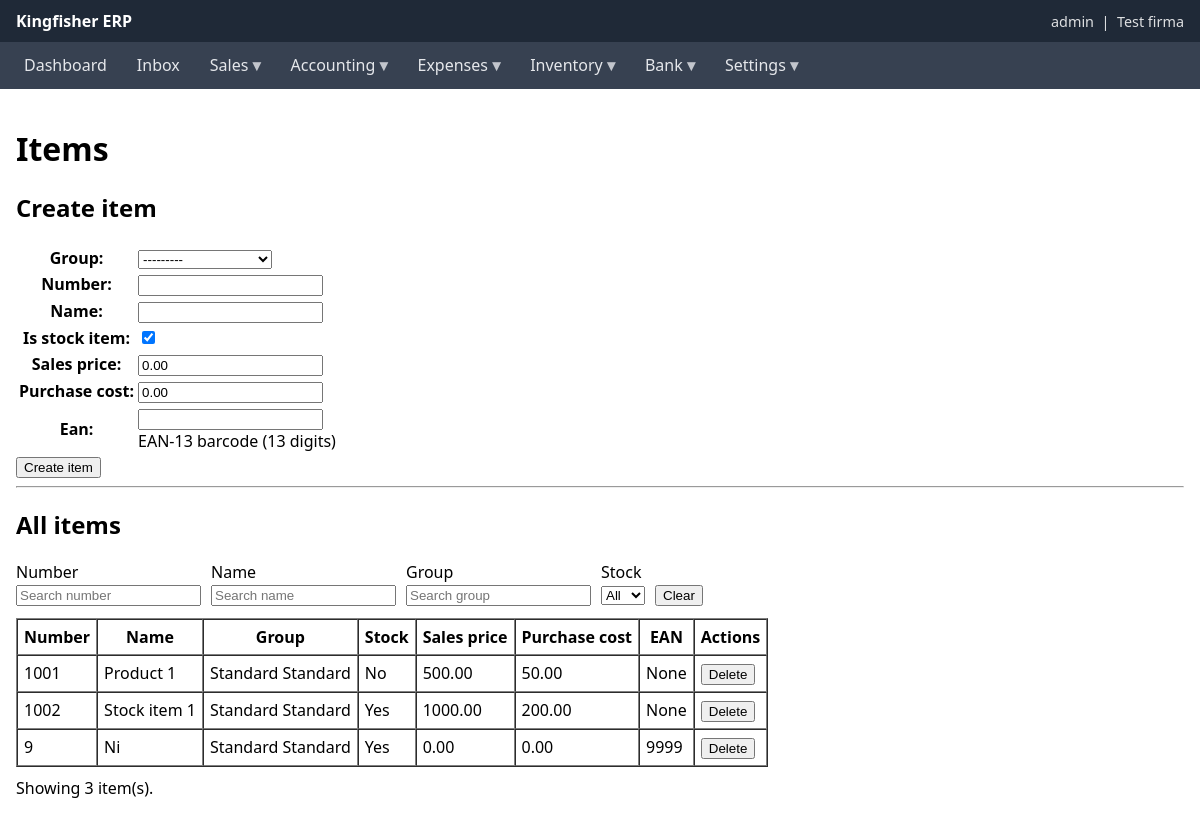
The app's page /items/ (signed in) with its own data.
### core/models/entity.py (models this page shows, shortened)
class UserProfile(models.Model):
    user = models.OneToOneField(settings.AUTH_USER_MODEL, on_delete=models.CASCADE, related_name="profile")
    entity = models.ForeignKey("core.Entity", on_delete=models.CASCADE, related_name="users")
    image_url = models.URLField(max_length=512, blank=True)
    address = models.TextField(blank=True)
    is_entity_admin = models.BooleanField(default=False)

class Entity(models.Model):
    name = models.CharField(max_length=255)
    country = models.ForeignKey("core.IsoCountryCodes", on_delete=models.PROTECT)
    base_currency = models.ForeignKey("core.IsoCurrencyCodes", on_delete=models.PROTECT)
    default_series_journal = models.ForeignKey("core.NumberSeries", null=True, blank=True, on_delete=models.PROTECT, related_name="+")
    series_sales_offer = models.ForeignKey("core.NumberSeries", null=True, blank=True, on_delete=models.PROTECT, related_name="+")
    series_sales_order = models.ForeignKey("core.NumberSeries", null=True, blank=True, on_delete=models.PROTECT, related_name="+")
    series_sales_invoice = models.ForeignKey("core.NumberSeries", null=True, blank=True, on_delete=models.PROTECT, related_name="+")
    series_purchase_order = models.ForeignKey("core.NumberSeries", null=True, blank=True, on_delete=models.PROTECT, related_name="+")
    series_purchase_invoice = models.ForeignKey("core.NumberSeries", null=True, blank=True, on_delete=models.PROTECT, related_name="+")
    default_ap_account = models.ForeignKey("core.Account", null=True, blank=True, on_delete=models.PROTECT, related_name="+")
    default_ar_account = models.ForeignKey("core.Account", null=True, blank=True, on_delete=models.PROTECT, related_name="+")
    fx_gain_account = models.ForeignKey("core.Account", null=True, blank=True, on_delete=models.PROTECT, related_name="+")
    fx_loss_account = models.ForeignKey("core.Account", null=True, blank=True, on_delete=models.PROTECT, related_name="+")
    is_active = models.BooleanField(default=True)
    class Meta:
        ordering = ["name"]
    def __str__(self):
        return self.name

### core/models/menu.py (models this page shows, shortened)
class Menu(models.Model):
    menu = models.CharField(max_length=255)
    parent = models.ForeignKey(
        "self",
        null=True,
        blank=True,
        related_name="children",
        on_delete=models.CASCADE,
    )
    sort_order = models.PositiveIntegerField(default=0)
    url = models.CharField(max_length=500, blank=True)
    active = models.BooleanField(default=True)
    created_at = models.DateTimeField(auto_now_add=True)
    class Meta:
        ordering = ["parent_id", "sort_order", "menu"]

### masterdata/models/item.py (models this page shows, shortened)
class ItemGroup(models.Model):
    entity = models.ForeignKey("core.Entity", on_delete=models.CASCADE, related_name="item_groups")
    code = models.CharField(max_length=50)
    name = models.CharField(max_length=255)
    isDefault = models.BooleanField(default=False)
    default_sales_vat_code = models.ForeignKey("core.VatCode", null=True, blank=True, on_delete=models.PROTECT, related_name="+")
    default_purchase_vat_code = models.ForeignKey("core.VatCode", null=True, blank=True, on_delete=models.PROTECT, related_name="+")
    sales_account = models.ForeignKey("core.Account", null=True, blank=True, on_delete=models.PROTECT, related_name="+")
    expense_account = models.ForeignKey("core.Account", null=True, blank=True, on_delete=models.PROTECT, related_name="+")
    inventory_account = models.ForeignKey("core.Account", null=True, blank=True, on_delete=models.PROTECT, related_name="+")
    cogs_account = models.ForeignKey("core.Account", null=True, blank=True, on_delete=models.PROTECT, related_name="+")
    class Meta:
        unique_together = ("entity", "code")
        ordering = ["code"]
    def __str__(self):
        return f"{self.code} {self.name}"

class Item(models.Model):
    entity = models.ForeignKey("core.Entity", on_delete=models.CASCADE, related_name="items")
    group = models.ForeignKey(ItemGroup, on_delete=models.PROTECT, related_name="items")
    number = models.CharField(max_length=50)
    name = models.CharField(max_length=255)
    is_stock_item = models.BooleanField(default=True)
    sales_price = models.DecimalField(max_digits=14, decimal_places=2, default=Decimal("0.00"))
    purchase_cost = models.DecimalField(max_digits=14, decimal_places=2, default=Decimal("0.00"))
    ean = models.CharField(
            max_length=13,
            blank=True,
            null=True,
            db_index=True,
            unique=True,  # remove if you don't want uniqueness enforced
            help_text="EAN-13 barcode (13 digits)",
        )
    class Meta:
        unique_together = ("entity", "number")
        ordering = ["number"]

### masterdata/views/items.py (the view)
# urls.py: path("items/", item_list, name="item-list"),
@login_required
def item_list(request):
    entity = request.user.profile.entity
    if request.method == "POST":
        form = ItemForm(request.POST, entity=entity)
        if form.is_valid():
            item = form.save(commit=False, entity=entity)
            item.entity = entity
            item.save()
            messages.success(request, f"Item created: {item.number}")
            return redirect("masterdata:item-list")
    else:
        form = ItemForm(entity=entity)
    items = (
        Item.objects
        .filter(entity=entity)
        .select_related("group")
        .order_by("number")
    )
    return render(request, "masterdata/item_list.html", {"items": items, "form": form, **base_context(request),})

### masterdata/forms/itemForm.py (shortened to what this page needs)
class ItemForm(forms.ModelForm):
    class Meta:
        model = Item
        fields = [
            "group",
            "number",
            "name",
            "is_stock_item",
            "sales_price",
            "purchase_cost",
            "ean",
        ]
    def __init__(self, *args, entity=None, **kwargs):
        super().__init__(*args, **kwargs)
        self._entity = entity
        if entity:
            self.fields["group"].queryset = ItemGroup.objects.filter(entity=entity)
        self.fields["group"].required = False

### core/context_processors.py (called while the page is built)
def base_context_processor(request):
    return base_context(request)

### core/models/base_context.py (called while the page is built)
def base_context(request):
    if not request.user.is_authenticated:
        return {}
    return {
        "menus": Menu.objects.filter(
            active=True,
            parent__isnull=True,
        ).prefetch_related("children")
    }

### masterdata/templates/masterdata/item_list.html (shortened to what this page needs)
{% extends "base.html" %}
{% load static %}
{% block content %}
<h1>Items</h1>
<h2>Create item</h2>
<form method="post" novalidate>
  <table>
    {{ form.as_table }}
  </table>
  <button type="submit">Create item</button>
</form>
<hr>
<h2>All items</h2>
<div style="margin: 12px 0; display: flex; gap: 10px; flex-wrap: wrap;">
  <div>
    <label for="fNumber">Number</label><br>
    <input id="fNumber" type="text" placeholder="Search number">
  </div>
  <div>
    <label for="fName">Name</label><br>
    <input id="fName" type="text" placeholder="Search name">
  </div>
  <div>
    <label for="fGroup">Group</label><br>
    <input id="fGroup" type="text" placeholder="Search group">
  </div>
  <div>
    <label for="fStock">Stock</label><br>
    <select id="fStock">
      <option value="">All</option>
    </select>
  </div>
  <div style="align-self: end;">
    <button type="button" id="clearFilters">Clear</button>
  </div>
</div>
<table id="itemsTable" border="1" cellpadding="6" cellspacing="0">
  <thead>
    <tr>
      <th>Number</th>
      <th>Name</th>
      <th>Group</th>
      <th>Stock</th>
      <th>Sales price</th>
      <th>Purchase cost</th>
      <th>EAN</th>
      <th>Actions</th>
    </tr>
  </thead>
  <tbody>
    {% for item in items %}
      <tr>
        <td class="col-number">{{ item.number }}</td>
        <td class="col-name">{{ item.name }}</td>
        <td class="col-group">{{ item.group }}</td>
        <td class="col-stock">{{ item.is_stock_item|yesno:"Yes,No" }}</td>
        <td>{{ item.sales_price }}</td>
        <td>{{ item.purchase_cost }}</td>
        <td>{{ item.ean }}</td>
        <td>
          <form
            method="post"
            action="{% url 'masterdata:item-delete' item.pk %}"
            style="display:inline"
            onsubmit="return confirm('Delete item {{ item.number }}?');"
          >
            <button type="submit">Delete</button>
          </form>
        </td>
      </tr>
    {% empty %}
      <tr>
        <td colspan="9">No items yet.</td>
      </tr>
    {% endfor %}
  </tbody>
</table>
<p id="itemsCount" style="margin-top: 10px;"></p>
{% endblock %}

### templates/base.html (shortened to what this page needs)
<!DOCTYPE html>
<html lang="en">
<head>
</head>
<body>
<header>
    <strong>Kingfisher ERP</strong>
    {% if user.is_authenticated %}
        <span class="user-info">
            {{ user.username }}
            {% if user.profile.entity %}
                &nbsp;|&nbsp; {{ user.profile.entity }}
            {% endif %}
        </span>
    {% endif %}
</header>
{% if user.is_authenticated %}
<nav class="topnav">
  <ul class="topnav__list">
    {% for menu in menus %}
      <li class="topnav__item {% if menu.children.exists %}has-children{% endif %}">
        {% if menu.url %}
          <a class="topnav__link" href="{{ menu.url }}">{{ menu.menu }}</a>
        {% else %}
          <span class="topnav__link">{{ menu.menu }}</span>
        {% endif %}
      </li>
    {% endfor %}
  </ul>
</nav>
{% endif %}
<main>
    {% block content %}{% endblock %}
</main>
</body>
</html>

### templates/base.html (style rules this page uses)
body { margin: 0; font-family: system-ui, -apple-system, BlinkMacSystemFont, "Segoe UI", sans-serif; }
header { background: #1f2937; color: white; padding: 10px 16px; display: flex; align-items: center; justify-content: space-between; }
nav { background: #374151; padding: 8px 16px; }
nav > ul { list-style: none; margin: 0; padding: 0; display: flex; gap: 14px; align-items: center; flex-wrap: wrap; }
nav > ul > li { position: relative; }
nav a, nav span { color: #e5e7eb; text-decoration: none; font-weight: 500; display: inline-block; padding: 6px 8px; border-radius: 6px; line-height: 1.2; white-space: nowrap; }
nav > ul > li::after { content: ""; position: absolute; left: 0; top: 100%; width: 100%; height: 10px; }
nav > ul > li:has(ul) > a::after, nav > ul > li:has(ul) > span::after { content: " ▾"; opacity: 0.8; font-weight: 600; }
main { padding: 16px; }
.user-info { font-size: 0.9em; opacity: 0.85; }

### records on screen
Menu: menu "Dashboard"
Menu: menu "Inbox"
Menu: menu "Sales"
Menu: menu "Accounting"
Menu: menu "Expenses"
Menu: menu "Inventory"
Menu: menu "Bank"
Menu: menu "Settings"
Item: number "1001", name "Product 1", group "Standard Standard", is_stock_item "No", sales_price "500.00", purchase_cost "50.00", ean "None"
Item: number "1002", name "Stock item 1", group "Standard Standard", is_stock_item "Yes", sales_price "1000.00", purchase_cost "200.00", ean "None"
Item: number "9", name "Ni", group "Standard Standard", is_stock_item "Yes", sales_price "0.00", purchase_cost "0.00", ean "9999"

### other values on screen
{{ user.username }} "admin"
{{ user.profile.entity }} "Test firma"
